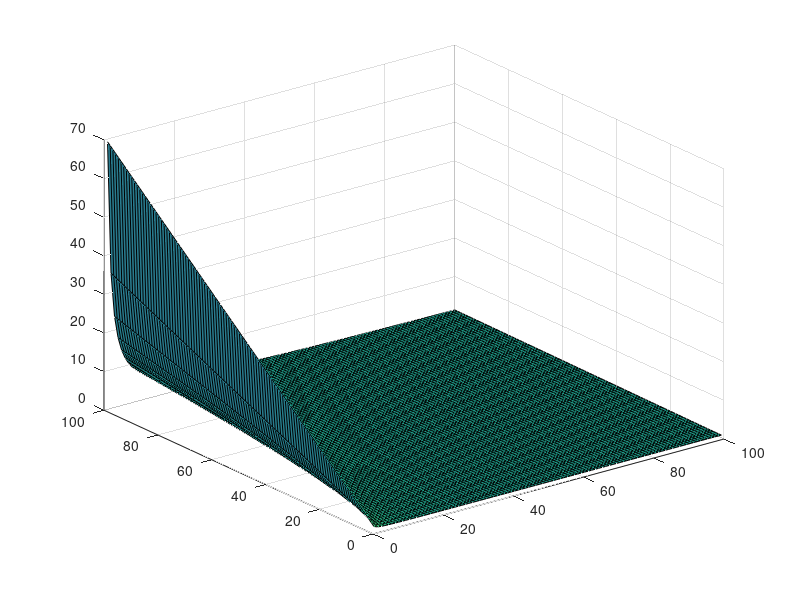

This figure's MATLAB source:
M_in  = 0.686; %Nm


Z_ring = zeros(1, 100);
Z_sun = zeros(1, 100);
Z_planet = zeros(1, 100);

for i = 1:100
    Z_ring(i) = i;
    for j = 1:100
        Z_sun(j) = j;
        M_out(i,j) = M_in*((Z_ring(i) + Z_sun(j))/Z_sun(j));       
    end
end

[X,Y] = meshgrid(Z_ring, Z_sun);
Z = M_out;

surfl(X,Y,Z);


